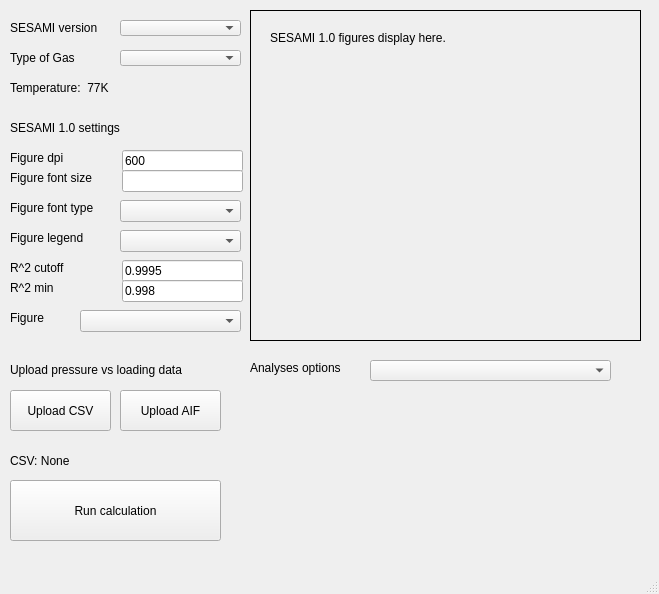
<?xml version="1.0" encoding="UTF-8"?>
<ui version="4.0">
 <class>mainWindow</class>
 <widget class="QMainWindow" name="mainWindow">
  <property name="geometry">
   <rect>
    <x>0</x>
    <y>0</y>
    <width>659</width>
    <height>594</height>
   </rect>
  </property>
  <property name="windowTitle">
   <string>SESAMI GUI</string>
  </property>
  <widget class="QWidget" name="centralwidget">
   <widget class="QPushButton" name="uploadButtonCSV">
    <property name="geometry">
     <rect>
      <x>10</x>
      <y>390</y>
      <width>101</width>
      <height>41</height>
     </rect>
    </property>
    <property name="text">
     <string>Upload CSV</string>
    </property>
   </widget>
   <widget class="QLabel" name="pictureElement">
    <property name="geometry">
     <rect>
      <x>250</x>
      <y>10</y>
      <width>391</width>
      <height>331</height>
     </rect>
    </property>
    <property name="frameShape">
     <enum>QFrame::Box</enum>
    </property>
    <property name="text">
     <string/>
    </property>
    <property name="scaledContents">
     <bool>true</bool>
    </property>
    <property name="alignment">
     <set>Qt::AlignCenter</set>
    </property>
   </widget>
   <widget class="QLabel" name="gasLabel">
    <property name="geometry">
     <rect>
      <x>10</x>
      <y>50</y>
      <width>101</width>
      <height>16</height>
     </rect>
    </property>
    <property name="text">
     <string>Type of Gas</string>
    </property>
   </widget>
   <widget class="QLabel" name="uploadedFile">
    <property name="geometry">
     <rect>
      <x>10</x>
      <y>450</y>
      <width>211</width>
      <height>21</height>
     </rect>
    </property>
    <property name="text">
     <string>CSV: None</string>
    </property>
   </widget>
   <widget class="QPushButton" name="calculationButton">
    <property name="geometry">
     <rect>
      <x>10</x>
      <y>480</y>
      <width>211</width>
      <height>61</height>
     </rect>
    </property>
    <property name="text">
     <string>Run calculation</string>
    </property>
   </widget>
   <widget class="QLabel" name="analysisDisplay">
    <property name="geometry">
     <rect>
      <x>250</x>
      <y>390</y>
      <width>391</width>
      <height>161</height>
     </rect>
    </property>
    <property name="text">
     <string/>
    </property>
   </widget>
   <widget class="QLabel" name="uploadLabel">
    <property name="geometry">
     <rect>
      <x>10</x>
      <y>360</y>
      <width>211</width>
      <height>20</height>
     </rect>
    </property>
    <property name="text">
     <string>Upload pressure vs loading data</string>
    </property>
   </widget>
   <widget class="QPushButton" name="uploadButtonAIF">
    <property name="geometry">
     <rect>
      <x>120</x>
      <y>390</y>
      <width>101</width>
      <height>41</height>
     </rect>
    </property>
    <property name="text">
     <string>Upload AIF</string>
    </property>
   </widget>
   <widget class="QLabel" name="versionLabel">
    <property name="geometry">
     <rect>
      <x>10</x>
      <y>20</y>
      <width>101</width>
      <height>16</height>
     </rect>
    </property>
    <property name="text">
     <string>SESAMI version</string>
    </property>
   </widget>
   <widget class="QLabel" name="figureLabel">
    <property name="geometry">
     <rect>
      <x>10</x>
      <y>310</y>
      <width>61</width>
      <height>16</height>
     </rect>
    </property>
    <property name="text">
     <string>Figure</string>
    </property>
   </widget>
   <widget class="QComboBox" name="versionComboBox">
    <property name="geometry">
     <rect>
      <x>120</x>
      <y>20</y>
      <width>121</width>
      <height>16</height>
     </rect>
    </property>
   </widget>
   <widget class="QComboBox" name="gasComboBox">
    <property name="geometry">
     <rect>
      <x>120</x>
      <y>50</y>
      <width>121</width>
      <height>16</height>
     </rect>
    </property>
   </widget>
   <widget class="QComboBox" name="figureComboBox">
    <property name="geometry">
     <rect>
      <x>80</x>
      <y>310</y>
      <width>161</width>
      <height>22</height>
     </rect>
    </property>
   </widget>
   <widget class="QLabel" name="sesami1SettingsLabel">
    <property name="geometry">
     <rect>
      <x>10</x>
      <y>120</y>
      <width>141</width>
      <height>16</height>
     </rect>
    </property>
    <property name="text">
     <string>SESAMI 1.0 settings</string>
    </property>
   </widget>
   <widget class="QLabel" name="analysisLabel">
    <property name="geometry">
     <rect>
      <x>250</x>
      <y>360</y>
      <width>131</width>
      <height>16</height>
     </rect>
    </property>
    <property name="text">
     <string>Analyses options</string>
    </property>
   </widget>
   <widget class="QComboBox" name="analysesComboBox">
    <property name="geometry">
     <rect>
      <x>370</x>
      <y>360</y>
      <width>241</width>
      <height>21</height>
     </rect>
    </property>
   </widget>
   <widget class="QLabel" name="dpiLabel">
    <property name="geometry">
     <rect>
      <x>10</x>
      <y>150</y>
      <width>71</width>
      <height>16</height>
     </rect>
    </property>
    <property name="text">
     <string>Figure dpi</string>
    </property>
   </widget>
   <widget class="QLabel" name="fontSizeLabel">
    <property name="geometry">
     <rect>
      <x>10</x>
      <y>170</y>
      <width>111</width>
      <height>16</height>
     </rect>
    </property>
    <property name="text">
     <string>Figure font size</string>
    </property>
   </widget>
   <widget class="QLabel" name="fontTypeLabel">
    <property name="geometry">
     <rect>
      <x>10</x>
      <y>200</y>
      <width>101</width>
      <height>16</height>
     </rect>
    </property>
    <property name="text">
     <string>Figure font type</string>
    </property>
   </widget>
   <widget class="QLineEdit" name="dpiLineEdit">
    <property name="geometry">
     <rect>
      <x>122</x>
      <y>150</y>
      <width>121</width>
      <height>22</height>
     </rect>
    </property>
    <property name="text">
     <string>600</string>
    </property>
   </widget>
   <widget class="QLineEdit" name="fontSizeLineEdit">
    <property name="geometry">
     <rect>
      <x>122</x>
      <y>170</y>
      <width>121</width>
      <height>22</height>
     </rect>
    </property>
   </widget>
   <widget class="QLabel" name="cutoffLabel">
    <property name="geometry">
     <rect>
      <x>10</x>
      <y>260</y>
      <width>71</width>
      <height>16</height>
     </rect>
    </property>
    <property name="text">
     <string>R^2 cutoff </string>
    </property>
   </widget>
   <widget class="QLabel" name="minLabel">
    <property name="geometry">
     <rect>
      <x>10</x>
      <y>280</y>
      <width>71</width>
      <height>16</height>
     </rect>
    </property>
    <property name="text">
     <string>R^2 min </string>
    </property>
   </widget>
   <widget class="QComboBox" name="legendComboBox">
    <property name="geometry">
     <rect>
      <x>120</x>
      <y>230</y>
      <width>121</width>
      <height>22</height>
     </rect>
    </property>
   </widget>
   <widget class="QLabel" name="legendLabel">
    <property name="geometry">
     <rect>
      <x>10</x>
      <y>230</y>
      <width>101</width>
      <height>16</height>
     </rect>
    </property>
    <property name="text">
     <string>Figure legend</string>
    </property>
   </widget>
   <widget class="QLabel" name="temperatureLabel">
    <property name="geometry">
     <rect>
      <x>10</x>
      <y>80</y>
      <width>121</width>
      <height>16</height>
     </rect>
    </property>
    <property name="text">
     <string>Temperature:  77K</string>
    </property>
   </widget>
   <widget class="QLabel" name="pictureLabel">
    <property name="geometry">
     <rect>
      <x>270</x>
      <y>30</y>
      <width>281</width>
      <height>16</height>
     </rect>
    </property>
    <property name="text">
     <string>SESAMI 1.0 figures display here.</string>
    </property>
   </widget>
   <widget class="QLineEdit" name="cutoffLineEdit">
    <property name="geometry">
     <rect>
      <x>122</x>
      <y>260</y>
      <width>121</width>
      <height>22</height>
     </rect>
    </property>
    <property name="text">
     <string>0.9995</string>
    </property>
   </widget>
   <widget class="QLineEdit" name="minLineEdit">
    <property name="geometry">
     <rect>
      <x>122</x>
      <y>280</y>
      <width>121</width>
      <height>22</height>
     </rect>
    </property>
    <property name="text">
     <string>0.998</string>
    </property>
   </widget>
   <widget class="QComboBox" name="fontTypeComboBox">
    <property name="geometry">
     <rect>
      <x>120</x>
      <y>200</y>
      <width>121</width>
      <height>22</height>
     </rect>
    </property>
   </widget>
  </widget>
  <widget class="QMenuBar" name="menubar">
   <property name="geometry">
    <rect>
     <x>0</x>
     <y>0</y>
     <width>659</width>
     <height>21</height>
    </rect>
   </property>
  </widget>
  <widget class="QStatusBar" name="statusbar"/>
 </widget>
 <resources/>
 <connections/>
</ui>
